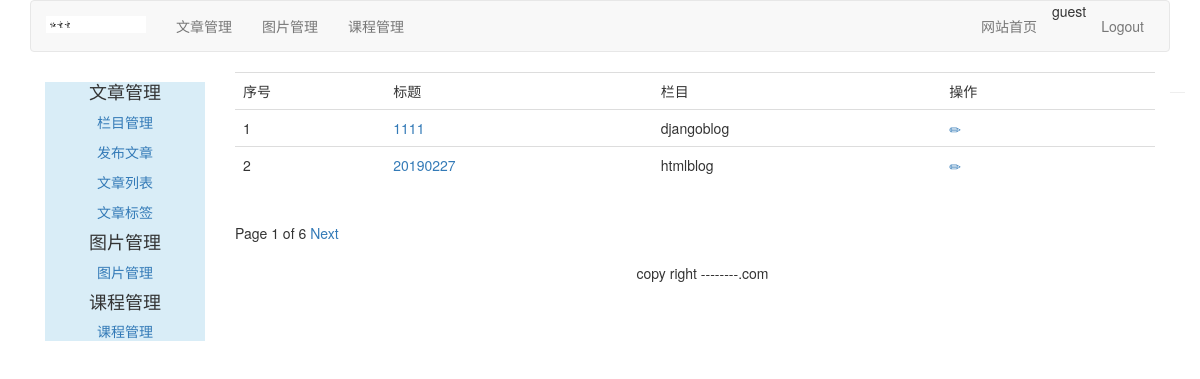
Page /article/article-list/ (signed in) on the committed database.
### article/models.py (models this page shows, shortened)
class ArticlePost(models.Model):
    author = models.ForeignKey(User, related_name='article', on_delete=models.CASCADE)
    title = models.CharField(max_length=200)
    slug = models.SlugField(max_length=500)
    column = models.ForeignKey(ArticleColumn, related_name='article_column', on_delete=models.CASCADE)
    body = models.TextField()
    created = models.DateTimeField(default=timezone.now)
    updated = models.DateTimeField(auto_now=True)
    users_like = models.ManyToManyField(User, related_name="articles_like", blank=True)
    article_tag = models.ManyToManyField(ArticleTag, related_name="article_tag", blank=True)
    class Meta:
        ordering = ('-updated',)
        index_together = (('id', 'slug'),)
    def get_absolute_url(self):
        return reverse("article:article_detail", args=[self.id, self.slug])

class ArticleColumn(models.Model):
    user = models.ForeignKey(User, related_name='article_column', on_delete=models.CASCADE)
    column = models.CharField(max_length=200)
    created = models.DateField(auto_now_add=True)
    def __str__(self):
        return self.column

### article/views.py (the view)
@login_required(login_url='../../account/login/')
def article_list(request):
    articles_list = ArticlePost.objects.filter(author=request.user)
    paginator = Paginator(articles_list, 2)
    page = request.GET.get('page')
    try:
        current_page = paginator.page(page)
        articles = current_page.object_list
    except PageNotAnInteger:
        current_page = paginator.page(1)
        articles = current_page.object_list
    except EmptyPage:
        current_page = paginator.page(paginator.num_pages)
        articles = current_page.object_list
    return render(request, 'article/column/article_list.html', {'articles': articles,
                                                                'page': current_page})

### templates/article/column/article_list.html (shortened to what this page needs)
{% extends 'article/base.html' %}
{% load  staticfiles %}
{% block content %}
<div>
    <table class="table table-hover">
        <tr>
            <td>序号</td>
            <td>标题</td>
            <td>栏目</td>
            <td>操作</td>
        </tr>
        {% for article in articles %}
        <tr id={{ article.id }}>
            <td>{{ forloop.counter }}</td>
            <td><a href="{{ article.get_absolute_url }}">{{ article.title }}</a> </td>
            <td>{{ article.column }}</td>
            <td>
                <a name="edit" href="{% url "article:redit_article" article.id  %}"><span class="glyphicon glyphicon-pencil"></span></a>
                <a name="delete" href="javascript:" onclick="del_article(this,{{ article.id }})">
                    <span class="glyphicon glyphicon-trash" style="margin-left:20px;"></span>
                </a>
            </td>
        </tr>
        {% endfor %}
    </table>
    {% include 'paginator.html' %}
</div>
{% endblock %}

### templates/article/header.html
{% load staticfiles %}
<div class="container">
    <nav class="navbar navbar-default" role="navigation">
        <div class="navbar-header">
            <a class="navbar-brand" href="http://www.itdiffer.com">
                <img src="{%static 'images/rtt.png' %}" width="100px"> </a>
        </div>
        <div>
            <ul class="nav navbar-nav" role="tablist">
                <li><a href="{% url 'article:article_column' %}">文章管理</a> </li>
                <li><a href="{% url 'image:list_images' %}">图片管理</a> </li>
                <li><a href="{% url 'course:manage_course' %}">课程管理</a> </li>
            </ul>
            <ul class="nav navbar-nav navbar-right" style="margin-right:10px">
                <li><a href="{% url 'blog:blog_title' %}" >网站首页</a></li>
                <li><span>{{ user.username}}</span></li>
                <li><a href="{% url 'account:user_logout' %}">Logout</a> </li>
            </ul>
        </div>
    </nav>
</div>

### rows in the picture
ArticlePost: title "1111", column "djangoblog"
ArticlePost: title "20190227", column "htmlblog"

### other values in the picture
{{ user.username }} "guest"
{{ page.number }} "1"
{{ page.paginator.num_pages }} "6"
